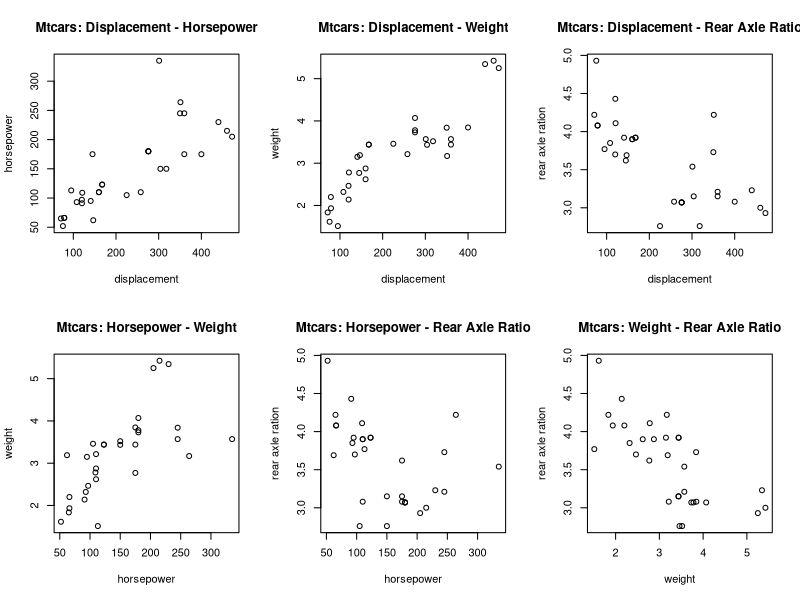

Reproduce this figure in R.
# 3

par(mfrow=c(2,3))

subMtcars = mtcars[, c("mpg", "disp","hp", "wt", "drat" )]

plot(x=subMtcars$disp, y=subMtcars$hp, xlab="displacement", ylab="horsepower", main="Mtcars: Displacement - Horsepower")
plot(x=subMtcars$disp, y=subMtcars$wt, xlab="displacement", ylab="weight", main="Mtcars: Displacement - Weight")
plot(x=subMtcars$disp, y=subMtcars$drat, xlab="displacement", ylab="rear axle ration", main="Mtcars: Displacement - Rear Axle Ratio")
plot(x=subMtcars$hp, y=subMtcars$wt, xlab="horsepower", ylab="weight", main="Mtcars: Horsepower - Weight")
plot(x=subMtcars$hp, y=subMtcars$drat, xlab="horsepower", ylab="rear axle ration", main="Mtcars: Horsepower - Rear Axle Ratio")
plot(x=subMtcars$wt, y=subMtcars$drat, xlab="weight", ylab="rear axle ration", main="Mtcars: Weight - Rear Axle Ratio")


fm <- lm(subMtcars$mpg ~ subMtcars$disp + subMtcars$hp + subMtcars$drat + subMtcars$wt)
summary(fm)
